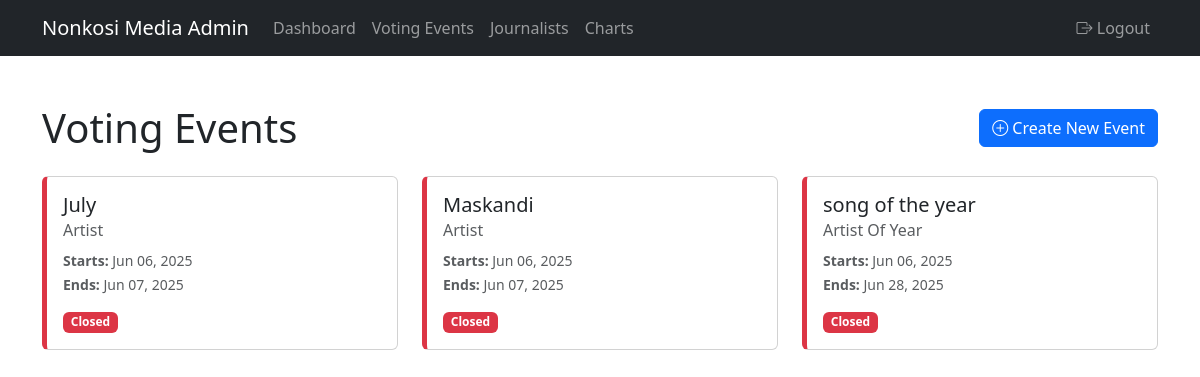
/admin/voting_events (signed in), run on an earlier commit of the app's database.
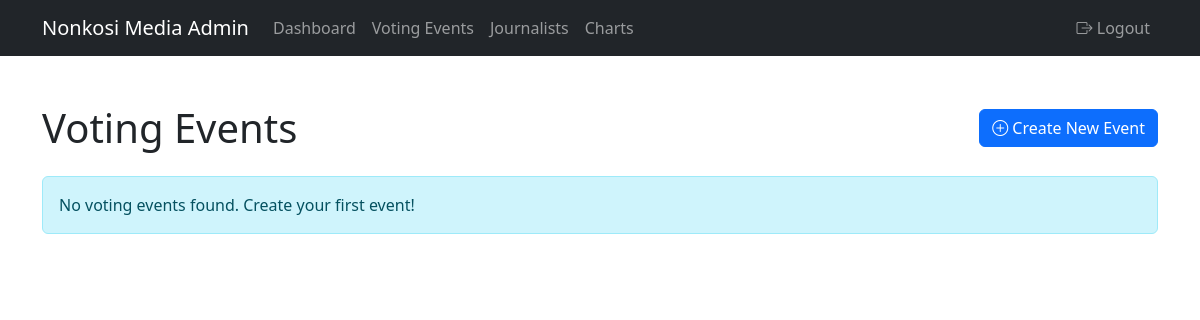
And on a later commit of the database.
### app.py (models this page shows)
class VoteEvent(db.Model):
    id = db.Column(db.Integer, primary_key=True)
    title = db.Column(db.String(100), nullable=False)  # e.g. "Song of the Month - June 2025"
    category = db.Column(db.String(50), nullable=False)  # 'song', 'artist', 'song_of_year', 'artist_of_year'
    start_date = db.Column(db.DateTime, nullable=False, default=datetime.utcnow)
    end_date = db.Column(db.DateTime, nullable=False)
    is_active = db.Column(db.Boolean, default=True)
    options = db.relationship('VoteOption', backref='vote_event', lazy=True, cascade='all, delete-orphan')
    votes = db.relationship('VoteRecord', backref='vote_event', lazy=True, cascade='all, delete-orphan')

### app.py (the view)
@app.route('/admin/voting_events')
@login_required
def voting_events():
    if current_user.role != 'admin':
        flash('You are not authorized to access this page', 'error')
        return redirect(url_for('home'))
    events = VoteEvent.query.order_by(VoteEvent.start_date.desc()).all()
    return render_template('voting_events.html', events=events)

### app.py (called while the page is built)
@login_manager.user_loader
def load_user(user_id):
    return User.query.get(int(user_id))

@app.context_processor
def inject_datetime():
    return {'datetime': datetime}

### templates/voting_events.html (shortened to what this page needs)
<!DOCTYPE html>
<html lang="en">
<head>
    <link href="https://cdn.jsdelivr.net/npm/bootstrap@5.3.0/dist/css/bootstrap.min.css" rel="stylesheet">
    <link rel="stylesheet" href="https://cdn.jsdelivr.net/npm/bootstrap-icons@1.10.0/font/bootstrap-icons.css">
</head>
<body>
    {% include 'admin_navbar.html' %}
    <div class="container py-5">
        <div class="d-flex justify-content-between align-items-center mb-4">
            <h1 class="mb-0">Voting Events</h1>
            <a href="{{ url_for('create_voting_event') }}" class="btn btn-primary">
                <i class="bi bi-plus-circle"></i> Create New Event
            </a>
        </div>
        <div class="row g-4">
            {% for event in events %}
            <div class="col-md-6 col-lg-4">
                <div class="card event-card {% if event.is_active %}active-event{% else %}closed-event{% endif %} h-100">
                    <div class="card-body">
                        <h5 class="card-title">{{ event.title }}</h5>
                        <h6 class="card-subtitle mb-2 text-muted">
                            {{ event.category.replace('_', ' ').title() }}
                        </h6>
                        <p class="card-text">
                            <small class="text-muted">
                                <strong>Starts:</strong> {{ event.start_date.strftime('%b %d, %Y') }}<br>
                                <strong>Ends:</strong> {{ event.end_date.strftime('%b %d, %Y') }}
                            </small>
                        </p>
                        <div class="d-flex justify-content-between align-items-center">
                            <span class="badge bg-{% if event.is_active %}success{% else %}danger{% endif %}">
                                {% if event.is_active %}Active{% else %}Closed{% endif %}
                            </span>
                        </div>
                    </div>
                </div>
            </div>
            {% else %}
            <div class="col-12">
                <div class="alert alert-info">
                    No voting events found. Create your first event!
                </div>
            </div>
            {% endfor %}
        </div>
    </div>
</body>
</html>

### templates/admin_navbar.html (shortened to what this page needs)
<nav class="navbar navbar-expand-lg navbar-dark bg-dark">
    <div class="container">
        <a class="navbar-brand" href="{{ url_for('admin_home') }}">Nonkosi Media Admin</a>
        <div class="collapse navbar-collapse" id="navbarNav">
            <ul class="navbar-nav me-auto">
                <li class="nav-item">
                    <a class="nav-link" href="{{ url_for('admin_home') }}">Dashboard</a>
                </li>
                <li class="nav-item">
                    <a class="nav-link" href="{{ url_for('voting_events') }}">Voting Events</a>
                </li>
                <li class="nav-item">
                    <a class="nav-link" href="{{ url_for('manage_journalists') }}">Journalists</a>
                </li>
                <li class="nav-item">
                    <a class="nav-link" href="{{ url_for('charts_manager') }}">Charts</a>
                </li>
            </ul>
            <ul class="navbar-nav">
                <li class="nav-item">
                    <a class="nav-link" href="{{ url_for('logout') }}">
                        <i class="bi bi-box-arrow-right"></i> Logout
                    </a>
                </li>
            </ul>
        </div>
    </div>
</nav>

What changed in the data, as far as the page shows it:
removed VoteEvent: title "July", category.replace "Artist", start_date "Jun 06, 2025", end_date "Jun 07, 2025", is_active "Closed"
removed VoteEvent: title "Maskandi", category.replace "Artist", start_date "Jun 06, 2025", end_date "Jun 07, 2025", is_active "Closed"
removed VoteEvent: title "song of the year", category.replace "Artist Of Year", start_date "Jun 06, 2025", end_date "Jun 28, 2025", is_active "Closed"
Also different on the page:
text now shown: "No voting events found. Create your first event!"
